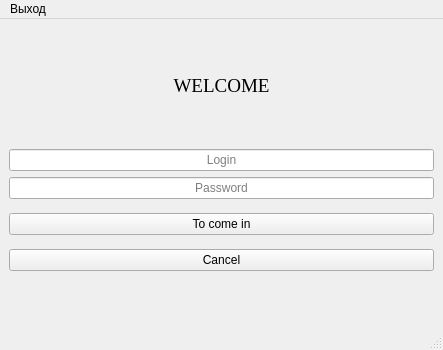
<?xml version="1.0" encoding="UTF-8"?>
<ui version="4.0">
 <class>MainWindow</class>
 <widget class="QMainWindow" name="MainWindow">
  <property name="geometry">
   <rect>
    <x>0</x>
    <y>0</y>
    <width>443</width>
    <height>350</height>
   </rect>
  </property>
  <property name="windowTitle">
   <string>Entrance</string>
  </property>
  <widget class="QWidget" name="centralwidget">
   <layout class="QVBoxLayout" name="verticalLayout_2">
    <item>
     <widget class="QLabel" name="label">
      <property name="font">
       <font>
        <family>Times New Roman</family>
        <pointsize>14</pointsize>
       </font>
      </property>
      <property name="text">
       <string>WELCOME</string>
      </property>
      <property name="alignment">
       <set>Qt::AlignCenter</set>
      </property>
     </widget>
    </item>
    <item>
     <widget class="QLineEdit" name="line_login">
      <property name="alignment">
       <set>Qt::AlignCenter</set>
      </property>
      <property name="placeholderText">
       <string notr="true">Login</string>
      </property>
     </widget>
    </item>
    <item>
     <widget class="QLineEdit" name="line_password">
      <property name="echoMode">
       <enum>QLineEdit::Password</enum>
      </property>
      <property name="alignment">
       <set>Qt::AlignCenter</set>
      </property>
      <property name="placeholderText">
       <string>Password</string>
      </property>
     </widget>
    </item>
    <item>
     <layout class="QVBoxLayout" name="verticalLayout">
      <item>
       <widget class="QPushButton" name="button_ToCome">
        <property name="text">
         <string>To come in</string>
        </property>
       </widget>
      </item>
      <item>
       <widget class="QPushButton" name="button_cancel">
        <property name="text">
         <string>Cancel</string>
        </property>
       </widget>
      </item>
      <item>
       <spacer name="horizontalSpacer">
        <property name="orientation">
         <enum>Qt::Horizontal</enum>
        </property>
        <property name="sizeHint" stdset="0">
         <size>
          <width>38</width>
          <height>20</height>
         </size>
        </property>
       </spacer>
      </item>
      <item>
       <spacer name="horizontalSpacer_3">
        <property name="orientation">
         <enum>Qt::Horizontal</enum>
        </property>
        <property name="sizeHint" stdset="0">
         <size>
          <width>38</width>
          <height>20</height>
         </size>
        </property>
       </spacer>
      </item>
     </layout>
    </item>
   </layout>
  </widget>
  <widget class="QMenuBar" name="menubar">
   <property name="geometry">
    <rect>
     <x>0</x>
     <y>0</y>
     <width>443</width>
     <height>22</height>
    </rect>
   </property>
   <widget class="QMenu" name="menu">
    <property name="title">
     <string>Выход</string>
    </property>
   </widget>
   <addaction name="menu"/>
  </widget>
  <widget class="QStatusBar" name="statusbar"/>
 </widget>
 <resources/>
 <connections/>
</ui>
